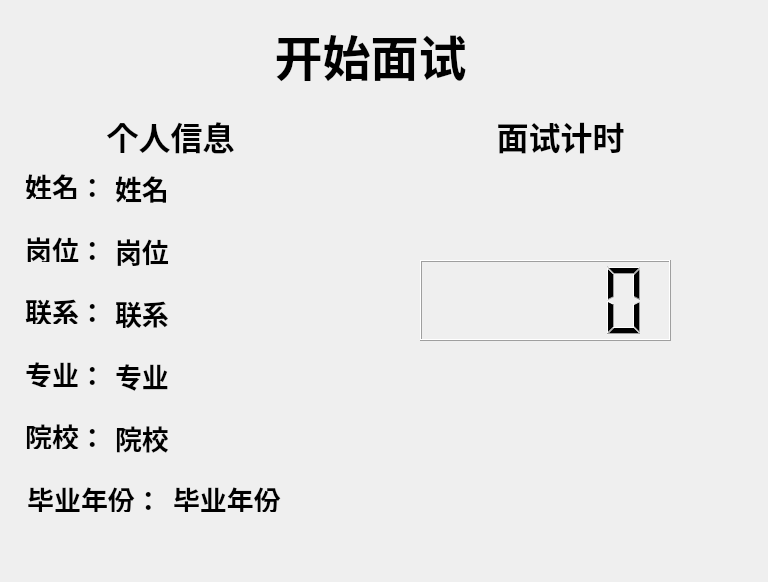
<?xml version="1.0" encoding="UTF-8"?>
<ui version="4.0">
 <class>applicantView</class>
 <widget class="QWidget" name="applicantView">
  <property name="geometry">
   <rect>
    <x>0</x>
    <y>0</y>
    <width>768</width>
    <height>582</height>
   </rect>
  </property>
  <property name="windowTitle">
   <string>Form</string>
  </property>
  <widget class="QLabel" name="label">
   <property name="geometry">
    <rect>
     <x>260</x>
     <y>20</y>
     <width>221</width>
     <height>71</height>
    </rect>
   </property>
   <property name="font">
    <font>
     <family>楷体</family>
     <pointsize>36</pointsize>
     <weight>75</weight>
     <bold>true</bold>
    </font>
   </property>
   <property name="text">
    <string>开始面试</string>
   </property>
   <property name="alignment">
    <set>Qt::AlignCenter</set>
   </property>
  </widget>
  <widget class="QLabel" name="label_2">
   <property name="geometry">
    <rect>
     <x>60</x>
     <y>100</y>
     <width>221</width>
     <height>71</height>
    </rect>
   </property>
   <property name="font">
    <font>
     <family>楷体</family>
     <pointsize>24</pointsize>
     <weight>75</weight>
     <bold>true</bold>
    </font>
   </property>
   <property name="text">
    <string>个人信息</string>
   </property>
   <property name="alignment">
    <set>Qt::AlignCenter</set>
   </property>
  </widget>
  <widget class="QLabel" name="label_3">
   <property name="geometry">
    <rect>
     <x>450</x>
     <y>100</y>
     <width>221</width>
     <height>71</height>
    </rect>
   </property>
   <property name="font">
    <font>
     <family>楷体</family>
     <pointsize>24</pointsize>
     <weight>75</weight>
     <bold>true</bold>
    </font>
   </property>
   <property name="text">
    <string>面试计时</string>
   </property>
   <property name="alignment">
    <set>Qt::AlignCenter</set>
   </property>
  </widget>
  <widget class="QLCDNumber" name="lcdNumber">
   <property name="geometry">
    <rect>
     <x>420</x>
     <y>260</y>
     <width>251</width>
     <height>81</height>
    </rect>
   </property>
  </widget>
  <widget class="QLabel" name="label_4">
   <property name="geometry">
    <rect>
     <x>22</x>
     <y>172</y>
     <width>87</width>
     <height>27</height>
    </rect>
   </property>
   <property name="font">
    <font>
     <family>楷体</family>
     <pointsize>20</pointsize>
     <weight>75</weight>
     <bold>true</bold>
    </font>
   </property>
   <property name="text">
    <string>姓名：</string>
   </property>
   <property name="alignment">
    <set>Qt::AlignCenter</set>
   </property>
  </widget>
  <widget class="QLabel" name="label_5">
   <property name="geometry">
    <rect>
     <x>22</x>
     <y>235</y>
     <width>87</width>
     <height>27</height>
    </rect>
   </property>
   <property name="font">
    <font>
     <family>楷体</family>
     <pointsize>20</pointsize>
     <weight>75</weight>
     <bold>true</bold>
    </font>
   </property>
   <property name="text">
    <string>岗位：</string>
   </property>
   <property name="alignment">
    <set>Qt::AlignCenter</set>
   </property>
  </widget>
  <widget class="QLabel" name="label_6">
   <property name="geometry">
    <rect>
     <x>22</x>
     <y>297</y>
     <width>87</width>
     <height>27</height>
    </rect>
   </property>
   <property name="font">
    <font>
     <family>楷体</family>
     <pointsize>20</pointsize>
     <weight>75</weight>
     <bold>true</bold>
    </font>
   </property>
   <property name="text">
    <string>联系：</string>
   </property>
   <property name="alignment">
    <set>Qt::AlignCenter</set>
   </property>
  </widget>
  <widget class="QLabel" name="label_7">
   <property name="geometry">
    <rect>
     <x>22</x>
     <y>360</y>
     <width>87</width>
     <height>27</height>
    </rect>
   </property>
   <property name="font">
    <font>
     <family>楷体</family>
     <pointsize>20</pointsize>
     <weight>75</weight>
     <bold>true</bold>
    </font>
   </property>
   <property name="text">
    <string>专业：</string>
   </property>
   <property name="alignment">
    <set>Qt::AlignCenter</set>
   </property>
  </widget>
  <widget class="QLabel" name="label_8">
   <property name="geometry">
    <rect>
     <x>22</x>
     <y>422</y>
     <width>87</width>
     <height>27</height>
    </rect>
   </property>
   <property name="font">
    <font>
     <family>楷体</family>
     <pointsize>20</pointsize>
     <weight>75</weight>
     <bold>true</bold>
    </font>
   </property>
   <property name="text">
    <string>院校：</string>
   </property>
   <property name="alignment">
    <set>Qt::AlignCenter</set>
   </property>
  </widget>
  <widget class="QLabel" name="label_9">
   <property name="geometry">
    <rect>
     <x>22</x>
     <y>485</y>
     <width>145</width>
     <height>27</height>
    </rect>
   </property>
   <property name="font">
    <font>
     <family>楷体</family>
     <pointsize>20</pointsize>
     <weight>75</weight>
     <bold>true</bold>
    </font>
   </property>
   <property name="text">
    <string>毕业年份：</string>
   </property>
   <property name="alignment">
    <set>Qt::AlignCenter</set>
   </property>
  </widget>
  <widget class="QLabel" name="labelName">
   <property name="geometry">
    <rect>
     <x>115</x>
     <y>172</y>
     <width>141</width>
     <height>31</height>
    </rect>
   </property>
   <property name="font">
    <font>
     <family>楷体</family>
     <pointsize>20</pointsize>
     <weight>75</weight>
     <bold>true</bold>
    </font>
   </property>
   <property name="text">
    <string>姓名</string>
   </property>
   <property name="alignment">
    <set>Qt::AlignLeading|Qt::AlignLeft|Qt::AlignVCenter</set>
   </property>
  </widget>
  <widget class="QLabel" name="labelJob">
   <property name="geometry">
    <rect>
     <x>115</x>
     <y>235</y>
     <width>221</width>
     <height>31</height>
    </rect>
   </property>
   <property name="font">
    <font>
     <family>楷体</family>
     <pointsize>20</pointsize>
     <weight>75</weight>
     <bold>true</bold>
    </font>
   </property>
   <property name="text">
    <string>岗位</string>
   </property>
   <property name="alignment">
    <set>Qt::AlignLeading|Qt::AlignLeft|Qt::AlignVCenter</set>
   </property>
  </widget>
  <widget class="QLabel" name="labelPhone">
   <property name="geometry">
    <rect>
     <x>115</x>
     <y>297</y>
     <width>221</width>
     <height>31</height>
    </rect>
   </property>
   <property name="font">
    <font>
     <family>楷体</family>
     <pointsize>20</pointsize>
     <weight>75</weight>
     <bold>true</bold>
    </font>
   </property>
   <property name="text">
    <string>联系</string>
   </property>
   <property name="alignment">
    <set>Qt::AlignLeading|Qt::AlignLeft|Qt::AlignVCenter</set>
   </property>
  </widget>
  <widget class="QLabel" name="labelProfess">
   <property name="geometry">
    <rect>
     <x>115</x>
     <y>360</y>
     <width>251</width>
     <height>31</height>
    </rect>
   </property>
   <property name="font">
    <font>
     <family>楷体</family>
     <pointsize>20</pointsize>
     <weight>75</weight>
     <bold>true</bold>
    </font>
   </property>
   <property name="text">
    <string>专业</string>
   </property>
   <property name="alignment">
    <set>Qt::AlignLeading|Qt::AlignLeft|Qt::AlignVCenter</set>
   </property>
  </widget>
  <widget class="QLabel" name="labelSchool">
   <property name="geometry">
    <rect>
     <x>115</x>
     <y>422</y>
     <width>241</width>
     <height>31</height>
    </rect>
   </property>
   <property name="font">
    <font>
     <family>楷体</family>
     <pointsize>20</pointsize>
     <weight>75</weight>
     <bold>true</bold>
    </font>
   </property>
   <property name="text">
    <string>院校</string>
   </property>
   <property name="alignment">
    <set>Qt::AlignLeading|Qt::AlignLeft|Qt::AlignVCenter</set>
   </property>
  </widget>
  <widget class="QLabel" name="labelYear">
   <property name="geometry">
    <rect>
     <x>173</x>
     <y>485</y>
     <width>116</width>
     <height>27</height>
    </rect>
   </property>
   <property name="font">
    <font>
     <family>楷体</family>
     <pointsize>20</pointsize>
     <weight>75</weight>
     <bold>true</bold>
    </font>
   </property>
   <property name="text">
    <string>毕业年份</string>
   </property>
   <property name="alignment">
    <set>Qt::AlignLeading|Qt::AlignLeft|Qt::AlignVCenter</set>
   </property>
  </widget>
 </widget>
 <resources/>
 <connections/>
</ui>
